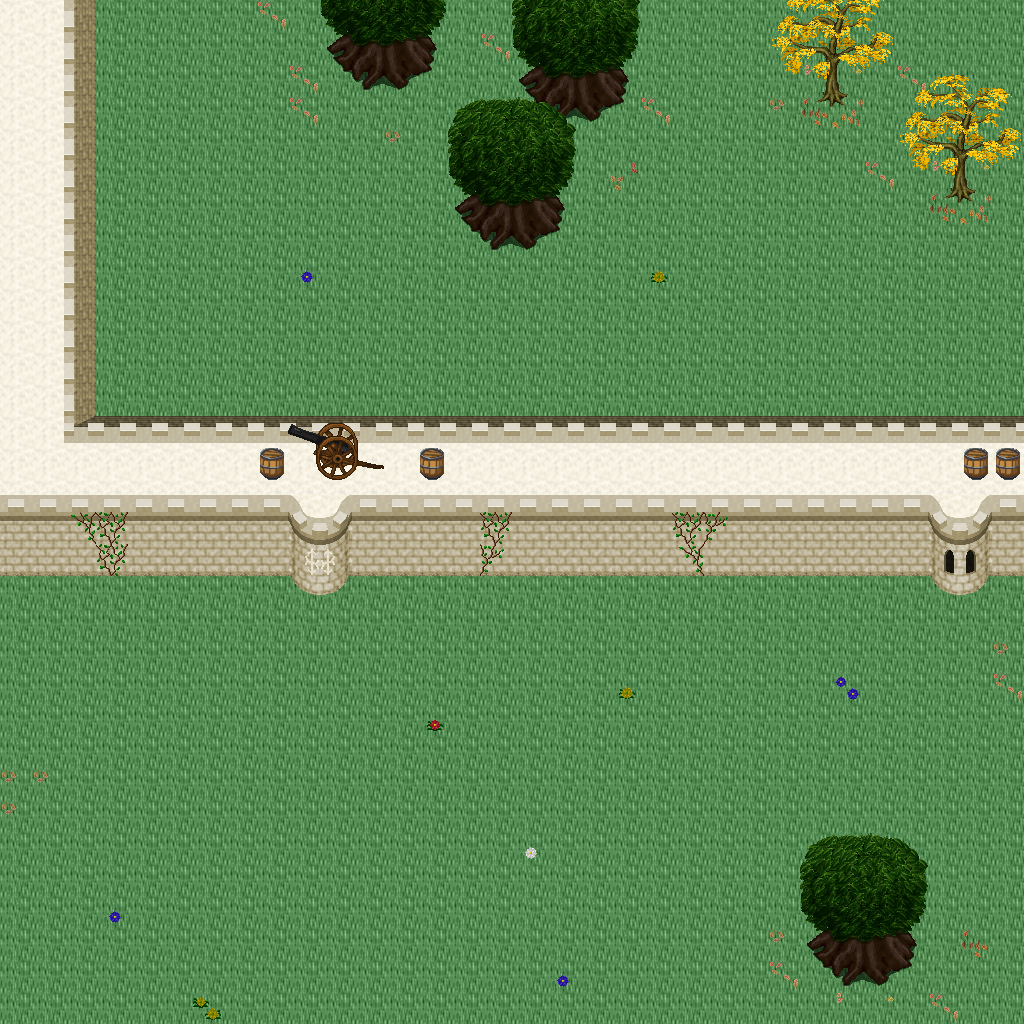

This game map was drawn from its Tiled (.tmx) file and the tilesets committed beside it. A one-line description and the trimmed map source follow:
An orthogonal 32x32 tile map with 32x32 px tiles, 5 tile layers (Ground, Objects, Objects2, Above, ...), 1 hidden layer not drawn, 42 tilesets.

<map version="1.10" tiledversion="1.11.0" orientation="orthogonal" renderorder="right-down" width="32" height="32" tilewidth="32" tileheight="32" infinite="0" nextlayerid="11" nextobjectid="1">
 <tileset firstgid="1" name="logic_collision" tilewidth="32" tileheight="32" tilecount="1" columns="1">
  <image source="../drawable/logic_collision.png" width="32" height="32" />
 </tileset>
 <tileset firstgid="2" name="ground_ground" tilewidth="32" tileheight="32" tilecount="33" columns="3">
  <image source="../drawable/ground_ground.png" width="96" height="352" />
 </tileset>
 <tileset firstgid="35" name="building_castle" tilewidth="32" tileheight="32" tilecount="320" columns="20">
  <image source="../drawable/building_castle.png" width="640" height="512" />
 </tileset>
 <tileset firstgid="355" name="item_weapon_cannon" tilewidth="32" tileheight="32" tilecount="12" columns="3">
  <image source="../drawable/item_weapon_cannon.png" width="96" height="128" />
 </tileset>
 <tileset firstgid="367" name="item_pot_barrels_1" tilewidth="32" tileheight="32" tilecount="8" columns="4">
  <image source="../drawable/item_pot_barrels_1.png" width="128" height="64" />
 </tileset>
 <tileset firstgid="375" name="ground_water_pool" tilewidth="32" tileheight="32" tilecount="72" columns="3">
  <image source="../drawable/ground_water_pool.png" width="96" height="768" />
 </tileset>
 <tileset firstgid="447" name="ground_earth_edges" tilewidth="32" tileheight="32" tilecount="18" columns="6">
  <image source="../drawable/ground_earth_edges.png" width="192" height="96" />
 </tileset>
 <tileset firstgid="465" name="ground_grass_edges" tilewidth="32" tileheight="32" tilecount="36" columns="12">
  <image source="../drawable/ground_grass_edges.png" width="384" height="96" />
 </tileset>
 <tileset firstgid="501" name="ground_grass_corners" tilewidth="32" tileheight="32" tilecount="24" columns="6">
  <image source="../drawable/ground_grass_corners.png" width="192" height="128" />
 </tileset>
 <tileset firstgid="525" name="plant_tree_tree_darkgreen" tilewidth="32" tileheight="32" tilecount="88" columns="8">
  <image source="../drawable/plant_tree_tree_darkgreen.png" width="256" height="352" />
 </tileset>
 <tileset firstgid="613" name="plant_stump_stump_vertical" tilewidth="32" tileheight="32" tilecount="1" columns="1">
  <image source="../drawable/plant_stump_stump_vertical.png" width="32" height="32" />
 </tileset>
 <tileset firstgid="614" name="building_decoration_pool" tilewidth="32" tileheight="32" tilecount="9" columns="3">
  <image source="../drawable/building_decoration_pool.png" width="96" height="96" />
 </tileset>
 <tileset firstgid="623" name="plant_vine" tilewidth="32" tileheight="32" tilecount="3" columns="1">
  <image source="../drawable/plant_vine.png" width="32" height="96" />
 </tileset>
 <tileset firstgid="626" name="plant_flower_leafy_daisy_red" tilewidth="32" tileheight="32" tilecount="8" columns="2">
  <image source="../drawable/plant_flower_leafy_daisy_red.png" width="64" height="128" />
 </tileset>
 <tileset firstgid="634" name="plant_flower_daisy_blue" tilewidth="32" tileheight="32" tilecount="8" columns="2">
  <image source="../drawable/plant_flower_daisy_blue.png" width="64" height="128" />
 </tileset>
 <tileset firstgid="642" name="plant_flower_daisy_white" tilewidth="32" tileheight="32" tilecount="8" columns="2">
  <image source="../drawable/plant_flower_daisy_white.png" width="64" height="128" />
 </tileset>
 <tileset firstgid="650" name="plant_flower_leafy_daisy_yellow" tilewidth="32" tileheight="32" tilecount="8" columns="2">
  <image source="../drawable/plant_flower_leafy_daisy_yellow.png" width="64" height="128" />
 </tileset>
 <tileset firstgid="658" name="plant_flower_foxgloves" tilewidth="32" tileheight="32" tilecount="4" columns="2">
  <image source="../drawable/plant_flower_foxgloves.png" width="64" height="64" />
 </tileset>
 <tileset firstgid="662" name="plant_tree_locust_tree" tilewidth="32" tileheight="32" tilecount="20" columns="4">
  <image source="../drawable/plant_tree_locust_tree.png" width="128" height="160" />
 </tileset>
 <tileset firstgid="682" name="furniture_chair_bench_iron" tilewidth="32" tileheight="32" tilecount="4" columns="2">
  <image source="../drawable/furniture_chair_bench_iron.png" width="64" height="64" />
 </tileset>
 <tileset firstgid="686" name="item_statue_seahorse" tilewidth="32" tileheight="32" tilecount="12" columns="4">
  <image source="../drawable/item_statue_seahorse.png" width="128" height="96" />
 </tileset>
 <tileset firstgid="698" name="building_decoration_chimney_brown_stacks" tilewidth="32" tileheight="32" tilecount="2" columns="1">
  <image source="../drawable/building_decoration_chimney_brown_stacks.png" width="32" height="64" />
 </tileset>
 <tileset firstgid="700" name="plant_flower_small_flower_bed_2" tilewidth="32" tileheight="32" tilecount="12" columns="3">
  <image source="../drawable/plant_flower_small_flower_bed_2.png" width="96" height="128" />
 </tileset>
 <tileset firstgid="712" name="plant_flower_flower_bed_1" tilewidth="32" tileheight="32" tilecount="35" columns="7">
  <image source="../drawable/plant_flower_flower_bed_1.png" width="224" height="160" />
 </tileset>
 <tileset firstgid="747" name="plant_flower_pointed_yellow" tilewidth="32" tileheight="32" tilecount="2" columns="2">
  <image source="../drawable/plant_flower_pointed_yellow.png" width="64" height="32" />
 </tileset>
 <tileset firstgid="749" name="plant_flower_red_white" tilewidth="32" tileheight="32" tilecount="16" columns="4">
  <image source="../drawable/plant_flower_red_white.png" width="128" height="128" />
 </tileset>
 <tileset firstgid="765" name="building_decoration_chimney" tilewidth="32" tileheight="32" tilecount="2" columns="1">
  <image source="../drawable/building_decoration_chimney.png" width="32" height="64" />
 </tileset>
 <tileset firstgid="767" name="furniture_light_lamp_blue" tilewidth="32" tileheight="32" tilecount="3" columns="1">
  <image source="../drawable/furniture_light_lamp_blue.png" width="32" height="96" />
 </tileset>
 <tileset firstgid="770" name="light_dim_light_7x5" tilewidth="32" tileheight="32" tilecount="35" columns="7">
  <image source="../drawable/light_dim_light_7x5.png" width="224" height="160" />
 </tileset>
 <tileset firstgid="805" name="plant_tree_fall_trees" tilewidth="32" tileheight="32" tilecount="40" columns="8">
  <image source="../drawable/plant_tree_fall_trees.png" width="256" height="160" />
 </tileset>
 <tileset firstgid="845" name="logic_item_resources" tilewidth="32" tileheight="32" tilecount="6" columns="6">
  <image source="../drawable/logic_item_resources.png" width="192" height="32" />
 </tileset>
 <tileset firstgid="851" name="logic_item_mushroom" tilewidth="32" tileheight="32" tilecount="6" columns="6">
  <image source="../drawable/logic_item_mushroom.png" width="192" height="32" />
 </tileset>
 <tileset firstgid="857" name="logic_creature_animal" tilewidth="32" tileheight="32" tilecount="32" columns="8">
  <image source="../drawable/logic_creature_animal.png" width="256" height="128" />
 </tileset>
 <tileset firstgid="889" name="plant_leaves" tilewidth="32" tileheight="32" tilecount="8" columns="4">
  <image source="../drawable/plant_leaves.png" width="128" height="64" />
 </tileset>
 <tileset firstgid="897" name="plant_flower_planted_containers" tilewidth="32" tileheight="32" tilecount="16" columns="4">
  <image source="../drawable/plant_flower_planted_containers.png" width="128" height="128" />
 </tileset>
 <tileset firstgid="913" name="building_decoration_banner" tilewidth="32" tileheight="32" tilecount="12" columns="1">
  <image source="../drawable/building_decoration_banner.png" width="32" height="384" />
 </tileset>
 <tileset firstgid="925" name="building_cottage" tilewidth="32" tileheight="32" tilecount="256" columns="16">
  <image source="../drawable/building_cottage.png" width="512" height="512" />
 </tileset>
 <tileset firstgid="1181" name="logic_portal" tilewidth="32" tileheight="32" tilecount="24" columns="8">
  <image source="../drawable/logic_portal.png" width="256" height="96" />
 </tileset>
 <tileset firstgid="1205" name="building_door_doors" tilewidth="32" tileheight="32" tilecount="256" columns="16">
  <image source="../drawable/building_door_doors.png" width="512" height="512" />
 </tileset>
 <tileset firstgid="1461" name="building_roof_thatched_roof" tilewidth="32" tileheight="32" tilecount="256" columns="16">
  <image source="../drawable/building_roof_thatched_roof.png" width="512" height="512" />
 </tileset>
 <tileset firstgid="1717" name="building_window_windows" tilewidth="32" tileheight="32" tilecount="256" columns="16">
  <image source="../drawable/building_window_windows.png" width="512" height="512" />
 </tileset>
 <tileset firstgid="1973" name="ground_ground_3" tilewidth="32" tileheight="32" tilecount="5" columns="5">
  <image source="../drawable/ground_ground_3.png" width="160" height="32" />
 </tileset>
 <layer id="1" name="Ground" width="32" height="32">
  <data>[1024 cells, 1016 non-empty, 5 distinct tile ids]</data>
 </layer>
 <layer id="2" name="Objects" width="32" height="32">
  <data>[1024 cells, 127 non-empty, 32 distinct tile ids]</data>
 </layer>
 <layer id="3" name="Objects2" width="32" height="32">
  <data>[1024 cells, 39 non-empty, 14 distinct tile ids]</data>
 </layer>
 <layer id="4" name="Above" width="32" height="32">
  <data>[1024 cells, 64 non-empty, 28 distinct tile ids]</data>
 </layer>
 <layer id="5" name="Above2" width="32" height="32">
  <data>[1024 cells, 0 non-empty, 0 distinct tile ids]</data>
 </layer>
 <layer id="6" name="Walkable" width="32" height="32" visible="0">
  <data>[1024 cells, 227 non-empty, 1 distinct tile ids]</data>
 </layer>
 <objectgroup id="7" name="Mapevents" />
 <objectgroup id="8" name="Spawn" />
 <objectgroup id="9" name="Keys" />
 <objectgroup id="10" name="Replace" />
</map>
